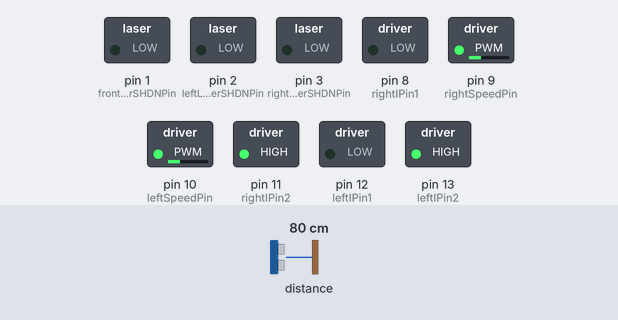
Recording of a sketch running on a simulated Arduino Uno, built with avr-gcc and run on an emulated ATmega328P. On the bench: switched loads named in the sketch (green lamp = pin HIGH). Dashed ring = blinking. The test bench sets the inputs (shaded band); at power-on: distance to the obstacle 80 cm.

Above: at 0.87 s.
1.3 s: distance to the obstacle set to 11 cm
4.3 s: distance to the obstacle set to 8 cm
At 4.62 s:
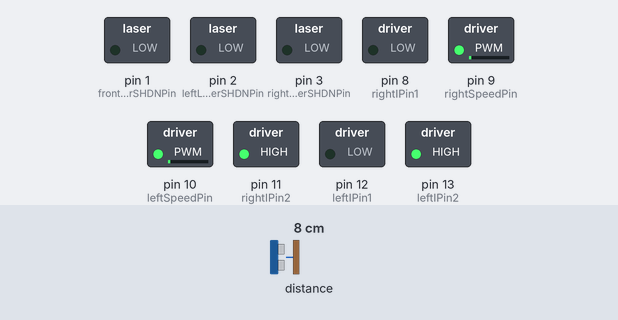
7.3 s: distance to the obstacle set to 18 cm
At 7.83 s:
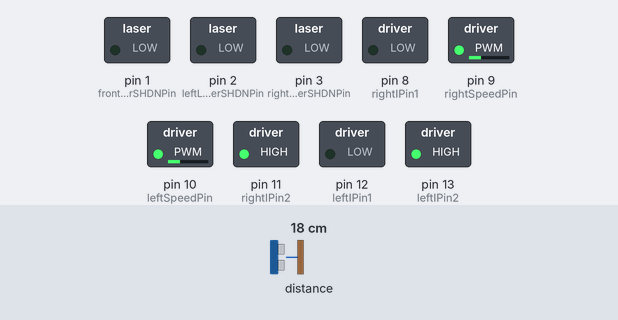
10.3 s: distance to the obstacle set to 2 cm
At 11.04 s:
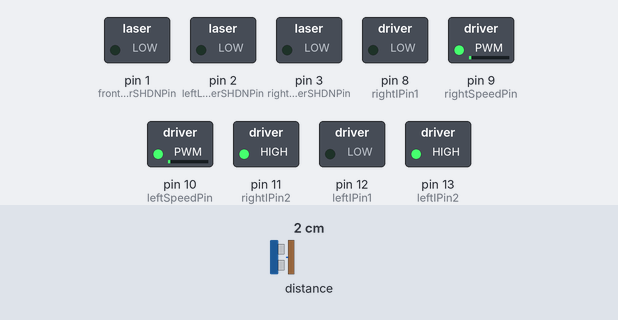
Timing chart, 0 to 14.3 s (numbered marks = the images above; inputs shaded):
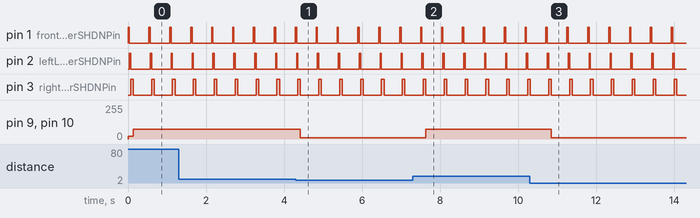

Measured:
- the behaviour switches between 10 and 9 cm on distance to the obstacle (found by bisection; images 0 and 1)
- after the input at 4.3 s, pin 9 (rightSpeedPin), pin 10 (leftSpeedPin): 75/255 → 10/255 after 0.12 s
- after the input at 7.3 s, pin 9 (rightSpeedPin), pin 10 (leftSpeedPin): 10/255 → 75/255 after 0.33 s
- after the input at 10.3 s, pin 9 (rightSpeedPin), pin 10 (leftSpeedPin): 75/255 → 10/255 after 0.55 s
- by itself, pin 1 (frontLaserSHDNPin), pin 2 (leftLaserSHDNPin): alternates HIGH for 0.03 s and LOW for 0.50 s
- by itself, pin 3 (rightLaserSHDNPin): alternates HIGH for 0.07 s and LOW for 0.47 s

The sketch:

Sketch_DriveStraight_OLD_Wavy.ino
```cpp
// inspiration from site: http://arduino.stackexchange.com/questions/25050/multiple-vl6180x-distance-sensors-interactive-problem

/* Multiple laser procedure:
 *  1. Wire SHDN (SHutDowN) pins.
 *  2. Disable ALL lasers. (write SHDN pin > LOW)
 *  3. Enable 1 laser. (write SHDN pin > HIGH & call laser.begin())
 *  4. Read value.
 */
/* Note:
 *  For Arduino Uno, SDA = A5 & SCL = A4
 *      for other boards, see: https://www.arduino.cc/en/Reference/Wire
 */
extern "C" {
  #include <stdlib.h>
  #include <stdio.h>
  #include <string.h>
  #include <inttypes.h>
}
#include "Adafruit_VL6180X.h"
#include <math.h>

#define PI 3.14159264

Adafruit_VL6180X lasers;
  byte frontLaserSHDNPin = 1; // SHutDowN pin
  byte leftLaserSHDNPin = 2;
  byte rightLaserSHDNPin = 3;

int leftIPin1 = 12;
int leftIPin2 = 13;
int leftSpeedPin = 10; // enable motor A
boolean leftInvert = true;

int rightIPin1 = 8;
int rightIPin2 = 11;
int rightSpeedPin = 9; // Enable motor B
boolean rightInvert = false;

int SPEED = 75;
int correction = 25;
int temp_front;
int temp_right;
int temp_left;

void setup() {
  printf("starting");
  pinMode(frontLaserSHDNPin, OUTPUT);
  pinMode(leftLaserSHDNPin, OUTPUT);
  pinMode(rightLaserSHDNPin, OUTPUT);
  digitalWrite(frontLaserSHDNPin, LOW); // Disable frontLaser
  digitalWrite(leftLaserSHDNPin, LOW); // Disable leftLaser
  digitalWrite(rightLaserSHDNPin, LOW); // Disable rightLaser

  pinMode(leftIPin1, OUTPUT);
  pinMode(leftIPin2, OUTPUT);
  pinMode(leftSpeedPin, OUTPUT);
  pinMode(rightIPin1, OUTPUT);
  pinMode(rightIPin2, OUTPUT);
  pinMode(rightSpeedPin, OUTPUT);

  forward(20,20);
  Wire.begin();
}

void forward(int leftSpeed, int rightSpeed) {
  digitalWrite(leftIPin1,  !leftInvert);
  digitalWrite(leftIPin2,  leftInvert);
  digitalWrite(rightIPin1, rightInvert);
  digitalWrite(rightIPin2, !rightInvert);
  analogWrite(leftSpeedPin,  leftSpeed);
  analogWrite(rightSpeedPin, rightSpeed);
}
/*
void wave_forward(int amplitude_right,int amplitudeleft){
   wave_offset = 0;
  if(amplitude_right < amplitude_left) ///
      wave_offset = amplitude_left - amplitude_right;
  mod_speed = SPEED - wave_offset + ( sin(wave * (PI / 180)) * amplitude_right);
  mod_speed_right = (int)mod_speed;

  wave_offset = 0;
  if(amplitude_right > amplitude_left)
      wave_offset = amplitude_right - amplitude_left;
  mod_speed = SPEED - wave_offset + ( sin(wave * (PI / 180)) * amplitude_left);
  mod_speed_left = (int)mod_speed;

  analogWrite(leftSpeedPin,mod_speed_left);
  analogWrite(rightSpeedPin, mod_speed_right);
  printf("delay: %d %d \n", mod_speed_right, mod_speed_left);
  delay(delay_time);

}*/


void loop() {
  //printf("looping\n");
  // Enable laser 1
  digitalWrite(frontLaserSHDNPin, HIGH); // enabling frontLaser
  // Print laser 1 value
  lasers.begin(); // Notice: every time laser is enabled, have to call begin()
  delay(1);
  temp_front = lasers.readRange();
  printf("\tfrontLaser: %d\n", temp_front);

  digitalWrite(frontLaserSHDNPin, LOW);  // Disable frontLaser
//  delay(500);

  // Enable laser 2
  digitalWrite(leftLaserSHDNPin, HIGH); // enabling leftLaser
  // Print laser 2 value
  lasers.begin();
  delay(1);
  temp_left = lasers.readRange();
  printf("\tleftLaser: %d\n", temp_left);
  digitalWrite(leftLaserSHDNPin, LOW);  // Disable leftLaser
//  delay(500);

  // Enable laser 3
  digitalWrite(rightLaserSHDNPin, HIGH); // enabling rightLaser
  // Print laser 3 value
  lasers.begin();
  delay(1);
  temp_right = lasers.readRange();
  printf("\trightLaser: %d\n", lasers.readRange());
  digitalWrite(rightLaserSHDNPin, LOW);  // Disable rightLaser
  //delay(500);

  analogWrite(leftSpeedPin,SPEED);
  analogWrite(rightSpeedPin, SPEED);

  if(temp_right < 80){
    analogWrite(leftSpeedPin,SPEED - correction);
    //delay(400);
    //analogWrite(leftSpeedPin,SPEED);
  }

  if(temp_left < 80){
    analogWrite(rightSpeedPin,SPEED - correction);
  }

  if(temp_front < 100){
    analogWrite(leftSpeedPin,10);
  analogWrite(rightSpeedPin, 10);
  }
  delay(400);
  /*
  if(wave >= 270){
     wave = -90;
     //delay_time = 24;
     //delay(1000);
     amplitude_left = 20;
     amplitude_right = 20;
     SPEED = 35;

     digitalWrite(rightLaserSHDNPin, HIGH); // enabling rightLaser
     lasers.begin();
     delay(1);
     temp_range = lasers.readRange();
     printf("\trightLaser: %d \n", temp_range);
       if(temp_range < 70)
         amplitude_left = 10;
       if(temp_range > 100 && temp_range < 250)
         amplitude_right = 10;
     digitalWrite(rightLaserSHDNPin, LOW);  // Disable rightLaser
     //wave_forward(amplitude_right, amplitude_left);

    digitalWrite(frontLaserSHDNPin, HIGH); // enabling frontLaser
    lasers.begin();
    delay(1);
    temp_range = lasers.readRange();
    printf("\tfrontLaser: %d\n", temp_range);
    digitalWrite(frontLaserSHDNPin, LOW);  // Disable frontLaser

       if(temp_range < 150){
         SPEED = 10;
         amplitude_right = 0;
         amplitude_left =  0;
       }
  }
  wave += 4; */
}
```
